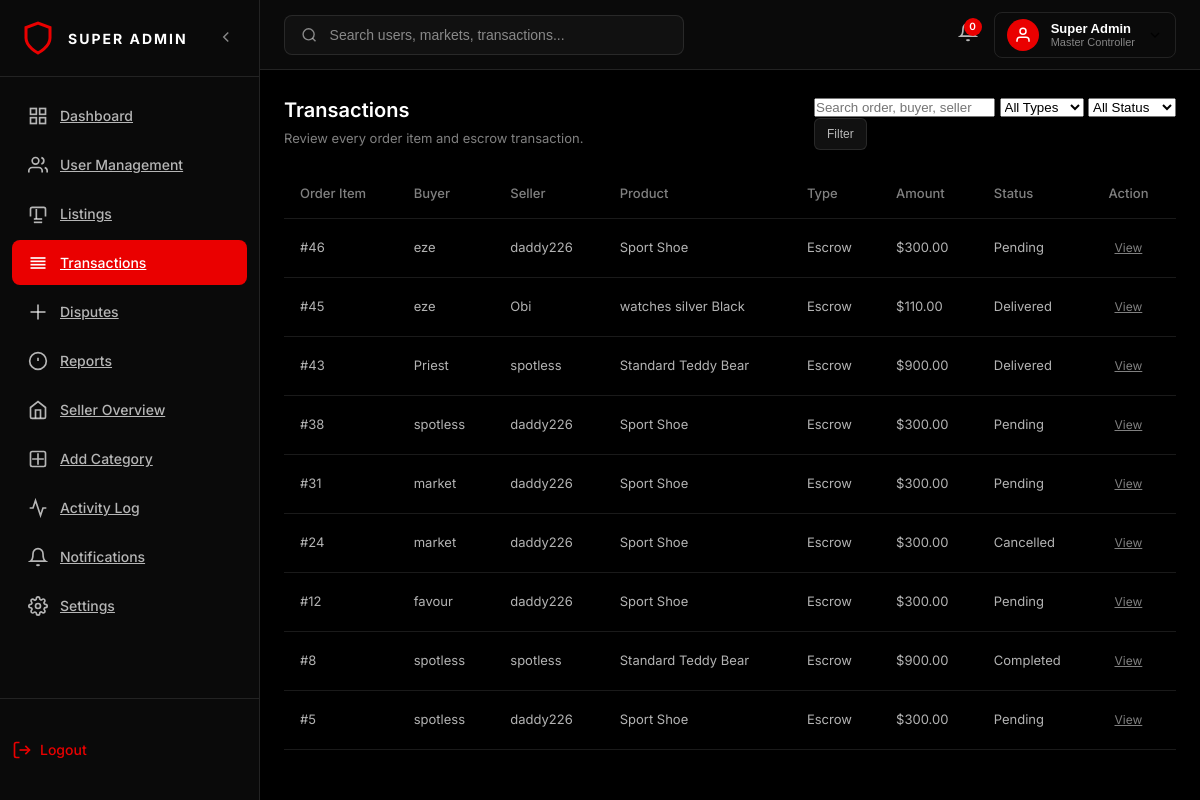
Page /super/admin/transactions/ (signed in) on the earlier database version.
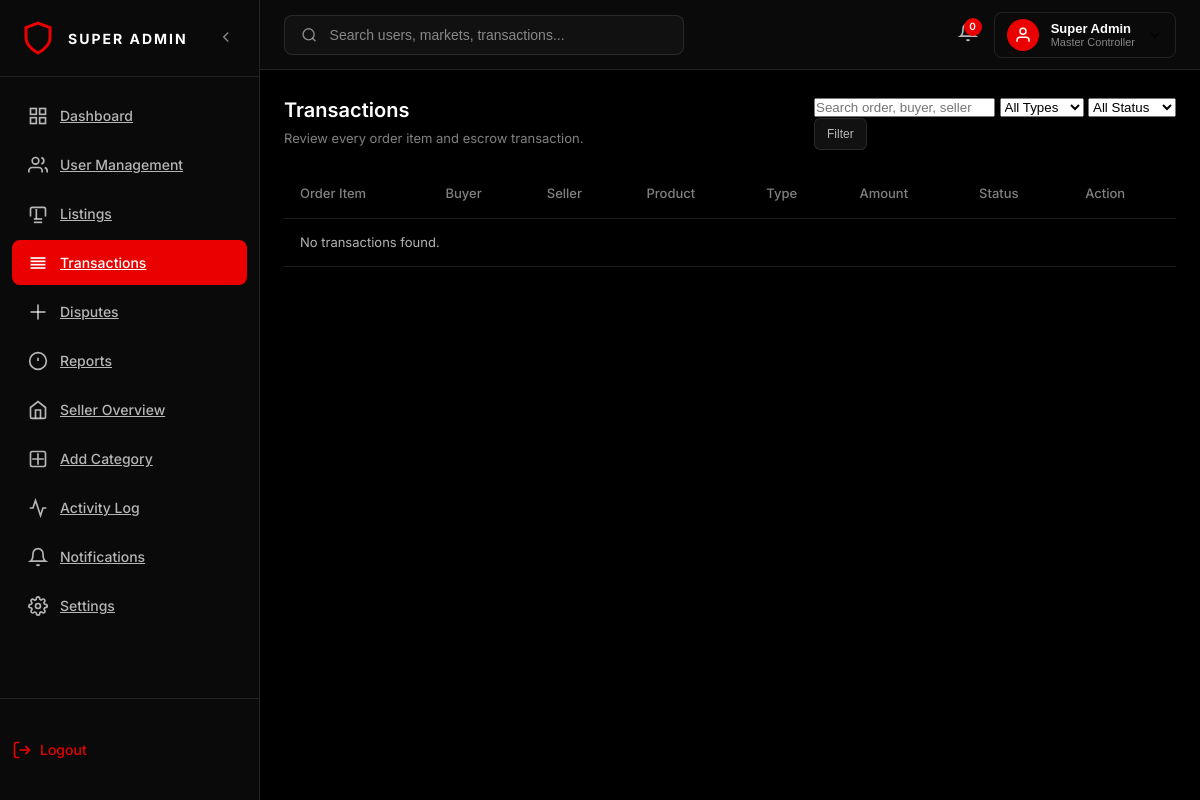
Same page on the later database version.
### multi/models.py (models this page shows, shortened)
class OrderItem(models.Model):
    STATUS_CHOICES = [
        ('Pending', 'Pending'),
        ('Processing', 'Processing'),
        ('Shipped', 'Shipped'),
        ('Delivered', 'Delivered'),
        ('Completed', 'Completed'),
        ('Cancelled', 'Cancelled'),
    ]
    seller = models.ForeignKey(settings.AUTH_USER_MODEL, on_delete=models.CASCADE)
    order = models.ForeignKey("Order", on_delete=models.CASCADE, related_name="items")
    product = models.ForeignKey("Product", on_delete=models.CASCADE)
    quantity = models.PositiveIntegerField()
    seller_deleted = models.BooleanField(default=False)
    price = models.DecimalField(max_digits=12, decimal_places=2)
    status = models.CharField(max_length=20, choices=STATUS_CHOICES, default="Pending")
    delivered_at = models.DateTimeField(null=True, blank=True)
    expires_at = models.DateTimeField(blank=True, null=True)

class Order(models.Model):
    ORDER_TYPE = [
        ('escrow', 'Escrow'),
        ('whatsapp', 'WhatsApp'),
    ]
    buyer = models.ForeignKey(settings.AUTH_USER_MODEL, on_delete=models.CASCADE)
    created_at = models.DateTimeField(auto_now_add=True)
    shipping_address = models.TextField(blank=True, null=True)
    order_type = models.CharField(max_length=20, choices=ORDER_TYPE)
    total_amount = models.DecimalField(max_digits=12, decimal_places=2)

class User(AbstractUser):
    ROLE_CHOICES = (
        ('buyer', 'Buyer'),
        ('seller', 'Seller'),
        ('both', 'Buyer & Seller'),
    )
    role = models.CharField(
        max_length=10,
        choices=ROLE_CHOICES,
        default='buyer'
    )
    profile_image = models.ImageField(upload_to='profiles/', blank=True, null=True)
    phone = models.CharField(max_length=20, blank=True)
    bio = models.TextField(blank=True)

class Product(models.Model):
    PRODUCT_TYPE_CHOICES = [
        ('physical', 'Physical'),
        ('digital', 'Digital'),
    ]
    seller = models.ForeignKey(
        settings.AUTH_USER_MODEL,
        on_delete=models.CASCADE,
        related_name='products'
    )
    name = models.CharField(max_length=255)
    slug = models.SlugField(max_length=255, unique=True, blank=True)
    category = models.ForeignKey(Category, on_delete=models.SET_NULL, null=True, blank=True)
    sku = models.CharField(max_length=100, blank=True, null=True)
    description = models.TextField()
    price = models.DecimalField(max_digits=12, decimal_places=2)
    old_price = models.DecimalField(max_digits=12, decimal_places=2, blank=True, null=True)
    quantity = models.PositiveIntegerField()
    product_type = models.CharField(max_length=10, choices=PRODUCT_TYPE_CHOICES, default='physical')
    specifications = models.JSONField(default=list, blank=True)
    front_image = models.ImageField(upload_to='products/', blank=True, null=True)
    back_image = models.ImageField(upload_to='products/', blank=True, null=True)
    side_image = models.ImageField(upload_to='products/', blank=True, null=True)
    extra_image = models.ImageField(upload_to='products/', blank=True, null=True)
    created_at = models.DateTimeField(auto_now_add=True)

### multi/views.py (the view, shortened to what this page needs)
# urls.py: path('super/admin/transactions/', views.admin_transactions, name='admin_transactions'),
@super_admin_required
def admin_transactions(request):
    transactions = OrderItem.objects.select_related('order', 'product', 'seller', 'order__buyer').order_by('-id')
    search_query = request.GET.get('search', '')
    type_filter = request.GET.get('type', 'all')
    status_filter = request.GET.get('status', 'all')
    if type_filter != 'all':
        transactions = transactions.filter(order__order_type=type_filter)
    if status_filter != 'all':
        transactions = transactions.filter(status=status_filter)
    paginator = Paginator(transactions, 15)
    page_number = request.GET.get('page')
    page_obj = paginator.get_page(page_number)
    return render(request, 'super_admin/transactions.html', {
        'page_obj': page_obj,
        'search_query': search_query,
        'type_filter': type_filter,
        'status_filter': status_filter,
    })

### multi/context_processors.py (called while the page is built, shortened)
def seller_context(request):
    notifications = []
    notification_count = 0
    if request.user.is_authenticated:
        orders = OrderItem.objects.filter(product__seller=request.user)
        for order in orders:
            order.check_expiry()
        if request.user.is_superuser:
            messages = ContactMessage.objects.filter(status='unread').order_by('-created_at')[:5]
            notification_count = messages.count()
        return {
            'pending_orders': orders.filter(status='Pending').count(),
            'dashboard_notifications': notifications,
            'dashboard_notifications_count': notification_count,
        }
    return {
        'pending_orders': 0,
        'dashboard_notifications': [],
        'dashboard_notifications_count': 0,
    }

### multi/utils.py (called while the page is built)
def super_admin_required(view_func):
    @wraps(view_func)
    def _wrapped_view(request, *args, **kwargs):
        if not request.user.is_authenticated or not request.user.is_superuser:
            return redirect('home')  # or login page
        return view_func(request, *args, **kwargs)
    return _wrapped_view

### multi/templates/super_admin/transactions.html (shortened to what this page needs)
{% extends 'super_admin/admin_base.html' %}
{% load static %}
{% block transactions_active %}active{% endblock %}
{% block content %}
<div class="users-table-container">
    <div class="section-header">
        <div>
            <h2>Transactions</h2>
            <p>Review every order item and escrow transaction.</p>
        </div>
        <form method="get" class="filter-form">
            <input type="text" name="search" placeholder="Search order, buyer, seller" value="{{ search_query }}">
            <select name="type">
                <option value="all" {% if type_filter == 'all' %}selected{% endif %}>All Types</option>
            </select>
            <select name="status">
                <option value="all" {% if status_filter == 'all' %}selected{% endif %}>All Status</option>
            </select>
            <button type="submit" class="action-btn">Filter</button>
        </form>
    </div>
    <table class="users-table">
        <thead>
            <tr>
                <th>Order Item</th>
                <th>Buyer</th>
                <th>Seller</th>
                <th>Product</th>
                <th>Type</th>
                <th>Amount</th>
                <th>Status</th>
                <th>Action</th>
            </tr>
        </thead>
        <tbody>
            {% for order_item in page_obj %}
            <tr>
                <td>#{{ order_item.id }}</td>
                <td>{{ order_item.order.buyer.username }}</td>
                <td>{{ order_item.seller.username }}</td>
                <td>{{ order_item.product.name }}</td>
                <td>{{ order_item.order.order_type|capfirst }}</td>
                <td>${{ order_item.price|floatformat:2 }}</td>
                <td>{{ order_item.status }}</td>
                <td><a href="{% url 'admin_transaction_detail' order_item.id %}" class="action-btn">View</a></td>
            </tr>
            {% empty %}
            <tr><td colspan="8">No transactions found.</td></tr>
            {% endfor %}
        </tbody>
    </table>
</div>
{% endblock %}

Differences in the rows shown:
removed OrderItem: id "46", order.buyer.username "eze", seller.username "daddy226", product.name "Sport Shoe", order.order_type "Escrow", price "300.00", status "Pending"
removed OrderItem: id "45", order.buyer.username "eze", seller.username "Obi", product.name "watches silver Black", order.order_type "Escrow", price "110.00", status "Delivered"
removed OrderItem: id "43", order.buyer.username "Priest", seller.username "spotless", product.name "Standard Teddy Bear", order.order_type "Escrow", price "900.00", status "Delivered"
removed OrderItem: id "38", order.buyer.username "spotless", seller.username "daddy226", product.name "Sport Shoe", order.order_type "Escrow", price "300.00", status "Pending"
removed OrderItem: id "31", order.buyer.username "market", seller.username "daddy226", product.name "Sport Shoe", order.order_type "Escrow", price "300.00", status "Pending"
removed OrderItem: id "24", order.buyer.username "market", seller.username "daddy226", product.name "Sport Shoe", order.order_type "Escrow", price "300.00", status "Cancelled"
removed OrderItem: id "12", order.buyer.username "favour", seller.username "daddy226", product.name "Sport Shoe", order.order_type "Escrow", price "300.00", status "Pending"
removed OrderItem: id "8", order.buyer.username "spotless", seller.username "spotless", product.name "Standard Teddy Bear", order.order_type "Escrow", price "900.00", status "Completed"
removed OrderItem: id "5", order.buyer.username "spotless", seller.username "daddy226", product.name "Sport Shoe", order.order_type "Escrow", price "300.00", status "Pending"
Other differences:
text now shown: "No transactions found."
